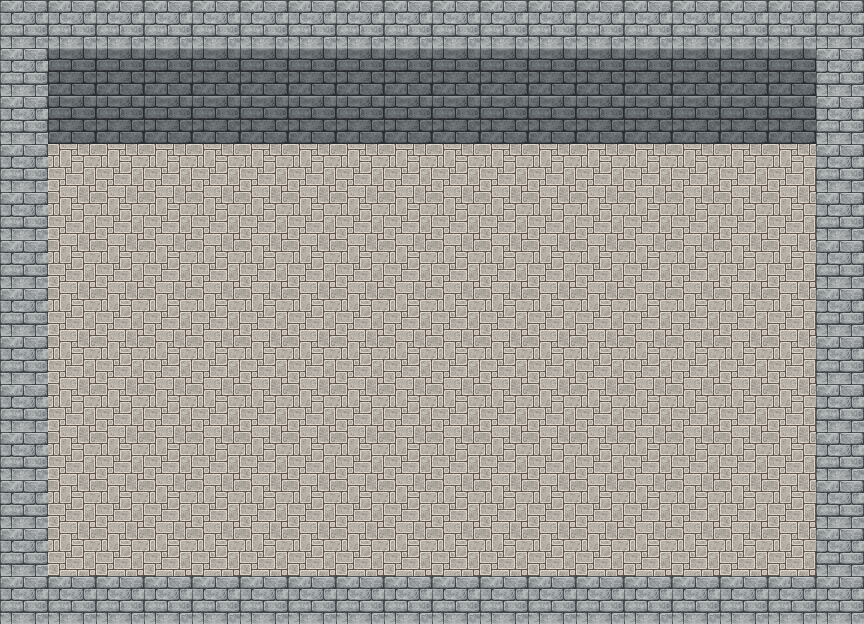

This game map was drawn from its Tiled (.tmx) file and the tilesets committed beside it. A one-line description and the trimmed map source follow:
An orthogonal 18x13 tile map with 48x48 px tiles, 2 tile layers (Suelo, Paredes y Techo), 2 tilesets and 19 objects (18x wall, player).

<map version="1.0" tiledversion="1.0.3" orientation="orthogonal" renderorder="right-down" width="18" height="13" tilewidth="48" tileheight="48" nextobjectid="25">
 <tileset firstgid="1" source="Paredes2.tsx" />
 <tileset firstgid="241" source="Suelo.tsx" />
 <layer name="Suelo" width="18" height="13">
  <data>[234 cells, 234 non-empty, 1 distinct tile ids]</data>
 </layer>
 <layer name="Paredes y Techo" width="18" height="13">
  <data>[234 cells, 90 non-empty, 2 distinct tile ids]</data>
 </layer>
 <objectgroup name="Obstaculo">
  <object id="2" name="wall" x="867" y="575" width="48" height="866" rotation="90" />
  <object id="4" name="wall" x="860" y="5" width="568" height="42" rotation="90" />
  <object id="5" name="player" x="337" y="332" width="48" height="48" />
  <object id="7" name="wall" x="97" y="95" width="48" height="48" rotation="90" />
  <object id="8" name="wall" x="146" y="94" width="48" height="48" rotation="90" />
  <object id="9" name="wall" x="194" y="95" width="48" height="48" rotation="90" />
  <object id="10" name="wall" x="242" y="94" width="48" height="48" rotation="90" />
  <object id="11" name="wall" x="290" y="94" width="48" height="48" rotation="90" />
  <object id="12" name="wall" x="338" y="94" width="48" height="48" rotation="90" />
  <object id="13" name="wall" x="386" y="94" width="48" height="48" rotation="90" />
  <object id="14" name="wall" x="434" y="94" width="48" height="48" rotation="90" />
  <object id="15" name="wall" x="482" y="94" width="48" height="48" rotation="90" />
  <object id="16" name="wall" x="530" y="94" width="48" height="48" rotation="90" />
  <object id="17" name="wall" x="578" y="94" width="48" height="48" rotation="90" />
  <object id="18" name="wall" x="626" y="95" width="48" height="48" rotation="90" />
  <object id="20" name="wall" x="674" y="94" width="48" height="48" rotation="90" />
  <object id="22" name="wall" x="722" y="94" width="48" height="48" rotation="90" />
  <object id="23" name="wall" x="770" y="94" width="48" height="48" rotation="90" />
  <object id="24" name="wall" x="818" y="94" width="48" height="48" rotation="90" />
 </objectgroup>
</map>
